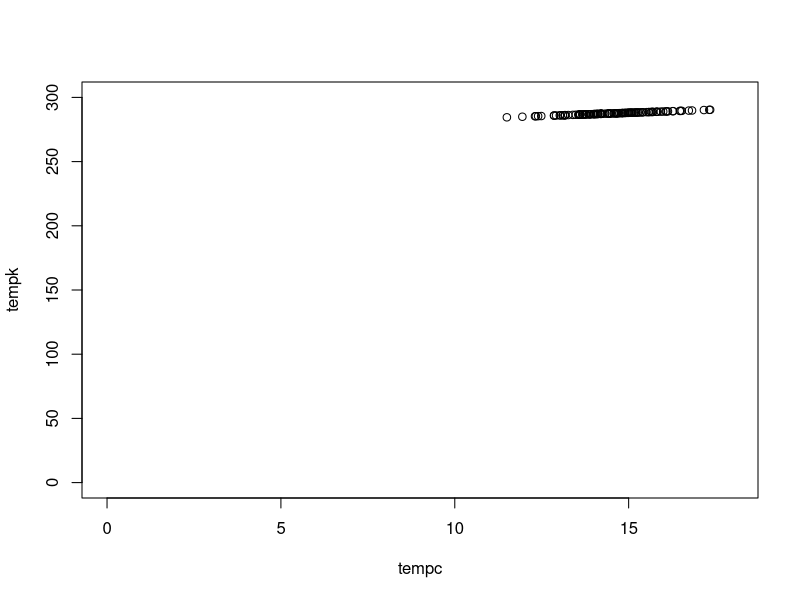
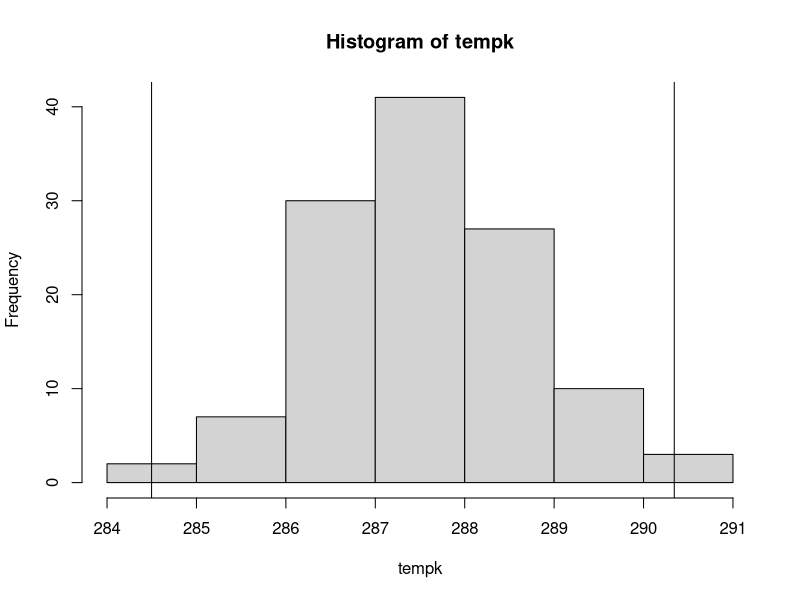
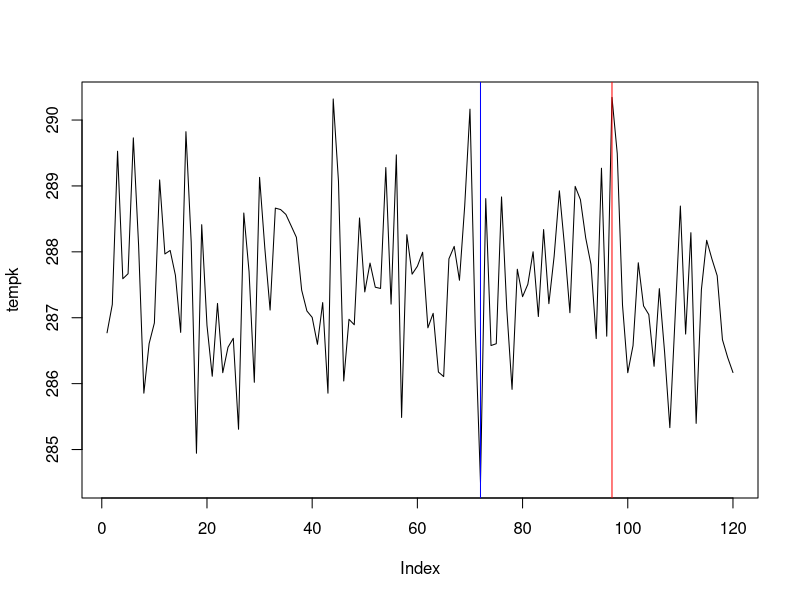

The R script that drew these images, in order: (Note: this script raises an error after producing the figures.)
## ---- chunk 1
knitr::opts_chunk$set(echo = TRUE)
## ---- chunk 2
gentp=gl(5,5,25, labels=paste0('G', 1:5))
tabla=table(gentp)# Tabulación
prop.table(tabla)

## ---- chunk 3
escala=sample(1:5,size=50,replace=T);escala
#5= Negativo
#4= Trazas de la enfermedad
#3= Grado 3
#2= Grado 2
#1= Grado1
tabla=table(escala); tabla
prop=prop.table(tabla);prop



## ---- chunk 4
set.seed(123)
tempc=rnorm(120,14.5,1.3)
tempk=tempc+273
plot(tempc,tempk, xlim=c(0,18), ylim=c(0,300))
maxk=max(tempk);maxk
mink=min(tempk);mink
rgk= maxk-mink;rgk #rango de la temperatura# Es falso debido a que no se ordenaron los datos


#cambio relativo
crl=(maxk-mink)/(mink); crl
hist(tempk)
abline(v=c(maxk,mink))
#donde esta el maximo
posmax=which.max(tempk);posmax
posmin=which.min(tempk);posmin

plot(tempk,type='l')
abline(v=c(posmin,posmax), col=c('blue','red'))
rgk
## ---- chunk 5
clorofila_t0=350
clorofila_tf=400
# Cambio absoluto
absclf=clorofila_tf-clorofila_t0; absclf
# CAmbio relativo
rltclf= 100*(absclf)/(clorofila_t0); rltclf
# Warning: el cero de la escala es falso, el cero no es real. es un cero relativo, es impuetso a la fuerza y no representa un fenomeno real


## ---- chunk 6
#En kelvin los cocinetes tienen sentido

tempk=rnorm(120,14.5,1.3)+273

## ---- chunk 7

## ---- chunk 8
set.seed(123)
biom= rnorm(120,4,0.5)
hilera= gl (4,30,120, labels=paste0('H',1:4))
df=data.frame(Biomasa=biom,Surco=hilera)
head(df)
## ---- chunk 9
library(psych)
describe(df$Biomasa)

## ---- chunk 10
se_malo=sd(df$Biomasa)/sqrt(length(df$Biomasa));se_malo
## ---- chunk 11
describe(df$Biomasa,df$Surco)
?describe

## ---- chunk 12
#promedios de biomasa por surco, se tienen 4 medias diferentes
medias=tapply(df$Biomasa,df$Surco,mean);medias
#err estantar
ee_bueno=sd(medias); ee_bueno
## ---- chunk 13
set.seed(123)
pH=rnorm(120, 3.8,0.2)
mean(pH)
desv=sd(pH); desv
eem=desv/mean(pH)# ee malo

tcal=(mean(pH)-4)/eem; tcal
ttab=qt(p=0.05,df=119, lower.tail=T); ttab# la alterna es menor que, grados de libertad numero menos 1

